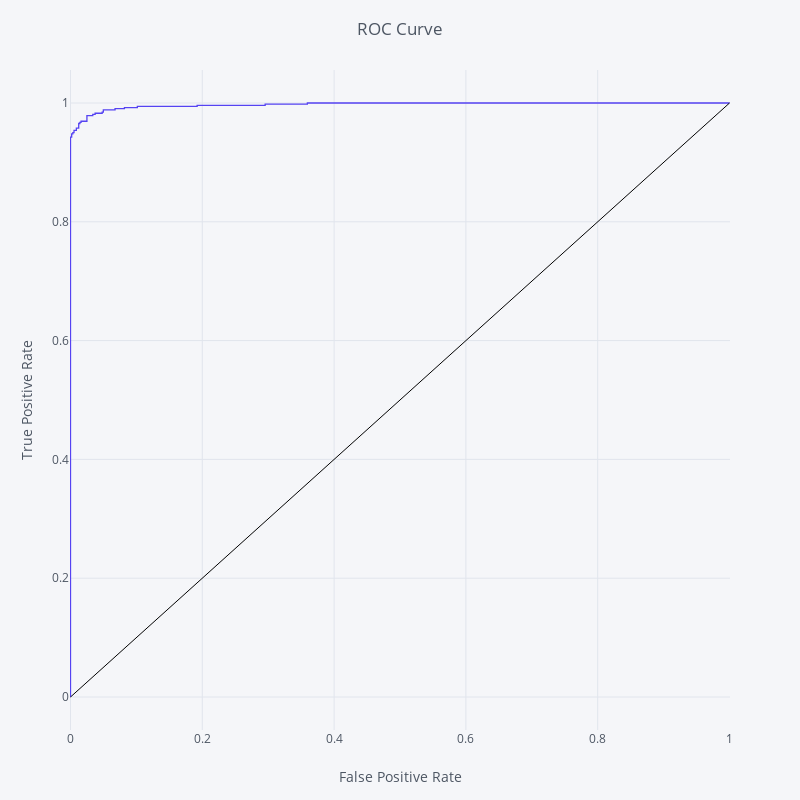

Notebook code cell kept with this figure:
### Markdown cell above
#### 5b) Evaluate Model on validation set

### Code cell
# make predictions on validation set
predictions = model.predict(X_validation)
probs = model.predict_proba(X_validation)
probs_1 = []
for i in range(len(probs)):
    probs_1.append(probs[i][1])
    
print('Accuracy = ' + str(accuracy_score(Y_validation, predictions)))
print('Log Loss = ' + str(log_loss(Y_validation, probs)))
print('ROC-AUC = ' + str(roc_auc_score(Y_validation, probs_1)))
print('Gini = ' + str(2 * roc_auc_score(Y_validation, probs_1) - 1))
print(classification_report(Y_validation, predictions))
display(pd.crosstab(Y_validation, predictions, rownames = ['Actual'], colnames = ['Predicted'], margins = True))

fpr, tpr, thresholds = roc_curve(Y_validation, probs_1)
roc_auc = auc(fpr, tpr)

df = pd.DataFrame(dict(fpr = fpr, tpr = tpr))
cf.set_config_file(dimensions = (800, 800), margin = (70, 70, 70, 70))
CI = [{'x0' : 0, 'y0' : 0, 'x1' : 1, 'y1' : 1, 'color' : 'black'}]
df.iplot(x = 'fpr', y = 'tpr', vline = CI, title = 'ROC Curve',
         xTitle = 'False Positive Rate', yTitle = 'True Positive Rate',
         colors = rgb_palette[0])

### Figure 1 — Plotly figure (JSON) as saved in the notebook; plotly's stock layout.template omitted (floating-point values rounded to 4 significant figures)
{"data": [{"line": {"color": "rgba(85, 67, 242, 1.0)", "dash": "solid", "shape": "linear", "width": 1.3}, "mode": "lines", "name": "tpr", "text": "", "type": "scatter", "x": [0, 0, 0, 0, 0, 0, 0, 0, 0, 0, 0, 0, 0, 0, 0, 0, 0, 0.001779, 0.001779, 0.003559, 0.003559, 0.005338, 0.005338, 0.008897, 0.008897, 0.01246, 0.01246, 0.01423, 0.01423, 0.01601, 0.01601, 0.02491, 0.02491, 0.03381, 0.03381, 0.03737, 0.03737, 0.04804, 0.04804, 0.04982, 0.04982, 0.06762, 0.06762, 0.08185, 0.08185, 0.1014, 0.1014, 0.1922, 0.1922, 0.2954, 0.2954, 0.3594, 0.3594, 1], "y": [0, 0.001919, 0.03455, 0.03839, 0.1056, 0.1094, 0.1113, 0.1152, 0.1267, 0.1305, 0.4683, 0.4722, 0.5144, 0.5182, 0.8656, 0.8695, 0.9424, 0.9424, 0.9482, 0.9482, 0.9501, 0.9501, 0.9539, 0.9539, 0.9578, 0.9578, 0.9655, 0.9655, 0.9674, 0.9674, 0.9693, 0.9693, 0.9789, 0.9789, 0.9808, 0.9808, 0.9827, 0.9827, 0.9846, 0.9846, 0.9885, 0.9885, 0.9904, 0.9904, 0.9923, 0.9923, 0.9942, 0.9942, 0.9962, 0.9962, 0.9981, 0.9981, 1, 1]}], "layout": {"height": 800, "legend": {"bgcolor": "#F5F6F9", "font": {"color": "#4D5663"}}, "margin": {"b": 70, "l": 70, "r": 70, "t": 70}, "paper_bgcolor": "#F5F6F9", "plot_bgcolor": "#F5F6F9", "shapes": [{"line": {"color": "#000000", "dash": "solid", "width": 1}, "type": "line", "x0": 0, "x1": 1, "xref": "x", "y0": 0, "y1": 1, "yref": "y"}], "title": "ROC Curve", "titlefont": {"color": "#4D5663"}, "width": 800, "xaxis": {"gridcolor": "#E1E5ED", "showgrid": true, "tickfont": {"color": "#4D5663"}, "title": "False Positive Rate", "titlefont": {"color": "#4D5663"}, "zerolinecolor": "#E1E5ED"}, "yaxis": {"gridcolor": "#E1E5ED", "showgrid": true, "tickfont": {"color": "#4D5663"}, "title": "True Positive Rate", "titlefont": {"color": "#4D5663"}, "zerolinecolor": "#E1E5ED"}}}
